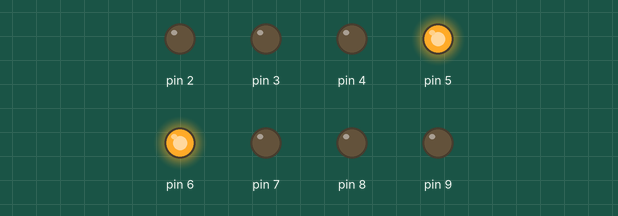
Recording of a sketch running on a simulated Arduino Uno, built with avr-gcc and run on an emulated ATmega328P. Shown: output pins drawn as LEDs (lit = HIGH).

Above: at 0.07 s.
At 0.67 s:
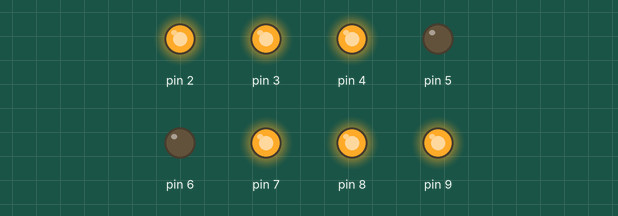
At 0.97 s:
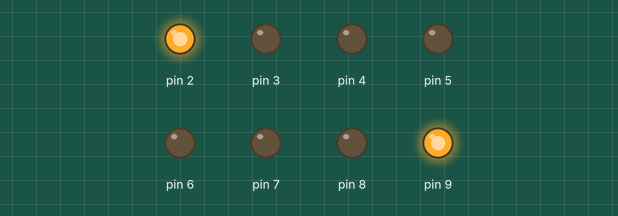
At 1.42 s:
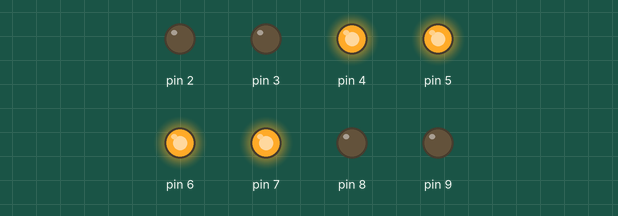
At 2.02 s:
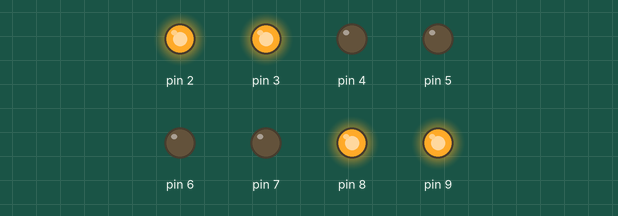
At 2.77 s:
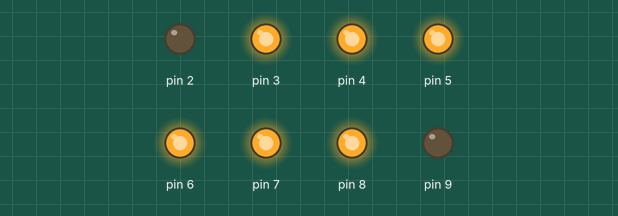
Timing chart, 0 to 3.1 s (numbered marks = the images above):
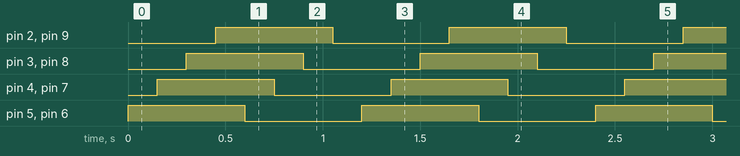

Measured:
- by itself, pin 2–9: alternates HIGH for 0.60 s and LOW for 0.60 s
- by itself, everything shown: repeats every 1.2 s, in 8 steps

The sketch:

burst.ino
```cpp
void setup() {
    for (int x = 2; x <= 9; x++) {
        pinMode(x, OUTPUT);
    }
}
void loop() {
    int delayTime = 150;
    digitalWrite(5, HIGH);
    digitalWrite(6, HIGH);
    delay(delayTime);
    digitalWrite(4, HIGH);
    digitalWrite(7, HIGH);
    delay(delayTime);
    digitalWrite(3, HIGH);
    digitalWrite(8, HIGH);
    delay(delayTime);
    digitalWrite(2, HIGH);
    digitalWrite(9, HIGH);
    delay(delayTime);

    digitalWrite(5, LOW);
    digitalWrite(6, LOW);
    delay(delayTime);
    digitalWrite(4, LOW);
    digitalWrite(7, LOW);
    delay(delayTime);
    digitalWrite(3, LOW);
    digitalWrite(8, LOW);
    delay(delayTime);
    digitalWrite(2, LOW);
    digitalWrite(9, LOW);
    delay(delayTime);
}
```
